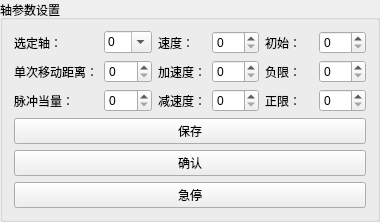
       <widget class="QGroupBox" name="groupBox_7">
        <property name="sizePolicy">
         <sizepolicy hsizetype="Maximum" vsizetype="Preferred">
          <horstretch>0</horstretch>
          <verstretch>2</verstretch>
         </sizepolicy>
        </property>
        <property name="minimumSize">
         <size>
          <width>300</width>
          <height>0</height>
         </size>
        </property>
        <property name="maximumSize">
         <size>
          <width>600</width>
          <height>16777215</height>
         </size>
        </property>
        <property name="title">
         <string>轴参数设置</string>
        </property>
        <layout class="QVBoxLayout" name="verticalLayout_95">
         <item>
          <layout class="QGridLayout" name="gridLayout_19">
           <item row="1" column="0">
            <widget class="QLabel" name="label_159">
             <property name="text">
              <string>单次移动距离：</string>
             </property>
             <property name="alignment">
              <set>Qt::AlignmentFlag::AlignRight|Qt::AlignmentFlag::AlignTrailing|Qt::AlignmentFlag::AlignVCenter</set>
             </property>
            </widget>
           </item>
           <item row="0" column="0">
            <widget class="QLabel" name="label_71">
             <property name="text">
              <string>选定轴：</string>
             </property>
            </widget>
           </item>
           <item row="1" column="2">
            <widget class="QLabel" name="label_72">
             <property name="text">
              <string>加速度：</string>
             </property>
            </widget>
           </item>
           <item row="2" column="3">
            <widget class="QSpinBox" name="spinBox_31"/>
           </item>
           <item row="2" column="5">
            <widget class="QSpinBox" name="spinBox_32"/>
           </item>
           <item row="1" column="5">
            <widget class="QSpinBox" name="spinBox_33"/>
           </item>
           <item row="2" column="2">
            <widget class="QLabel" name="label_73">
             <property name="text">
              <string>减速度：</string>
             </property>
            </widget>
           </item>
           <item row="2" column="0">
            <widget class="QLabel" name="label_74">
             <property name="text">
              <string>脉冲当量：</string>
             </property>
            </widget>
           </item>
           <item row="0" column="1">
            <widget class="QComboBox" name="cBoxAxisNum_4">
             <property name="editable">
              <bool>true</bool>
             </property>
             <property name="minimumContentsLength">
              <number>0</number>
             </property>
             <item>
              <property name="text">
               <string>0</string>
              </property>
             </item>
             <item>
              <property name="text">
               <string>1</string>
              </property>
             </item>
             <item>
              <property name="text">
               <string>2</string>
              </property>
             </item>
             <item>
              <property name="text">
               <string>3</string>
              </property>
             </item>
             <item>
              <property name="text">
               <string>4</string>
              </property>
             </item>
             <item>
              <property name="text">
               <string>5</string>
              </property>
             </item>
             <item>
              <property name="text">
               <string>6</string>
              </property>
             </item>
             <item>
              <property name="text">
               <string>7</string>
              </property>
             </item>
            </widget>
           </item>
           <item row="2" column="1">
            <widget class="QSpinBox" name="spinBox_37"/>
           </item>
           <item row="2" column="4">
            <widget class="QLabel" name="label_160">
             <property name="text">
              <string>正限：</string>
             </property>
            </widget>
           </item>
           <item row="0" column="4">
            <widget class="QLabel" name="label_75">
             <property name="text">
              <string>初始：</string>
             </property>
            </widget>
           </item>
           <item row="1" column="4">
            <widget class="QLabel" name="label_78">
             <property name="text">
              <string>负限：</string>
             </property>
            </widget>
           </item>
           <item row="0" column="2">
            <widget class="QLabel" name="label_161">
             <property name="text">
              <string>速度：</string>
             </property>
            </widget>
           </item>
           <item row="1" column="3">
            <widget class="QSpinBox" name="spinBox_38"/>
           </item>
           <item row="0" column="3">
            <widget class="QSpinBox" name="spinBox_39"/>
           </item>
           <item row="1" column="1">
            <widget class="QSpinBox" name="spinBox_40"/>
           </item>
           <item row="0" column="5">
            <widget class="QSpinBox" name="spinBox_41"/>
           </item>
          </layout>
         </item>
         <item>
          <layout class="QVBoxLayout" name="verticalLayout_16">
           <item>
            <widget class="QPushButton" name="btnAxisSave_4">
             <property name="text">
              <string>保存</string>
             </property>
            </widget>
           </item>
           <item>
            <widget class="QPushButton" name="btnAxisConfirm_4">
             <property name="text">
              <string>确认</string>
             </property>
            </widget>
           </item>
           <item>
            <widget class="QPushButton" name="btnEmergencyStop_3">
             <property name="text">
              <string>急停</string>
             </property>
            </widget>
           </item>
          </layout>
         </item>
        </layout>
       </widget>
